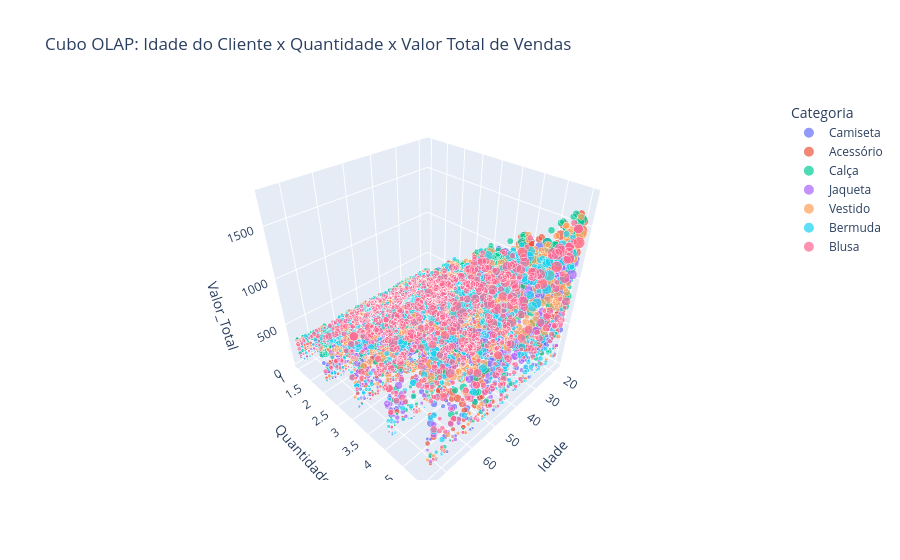

This figure's notebook cell:
### Code cell
# Consulta para estruturação do cubo tridimensional de vendas
query_cubo = """
    SELECT 
        c.idade AS Idade,
        f.quantidade AS Quantidade,
        f.valor_total AS Valor_Total,
        p.categoria AS Categoria,
        f.desconto AS Desconto
    FROM fato_vendas f
    JOIN dim_cliente c ON f.id_cliente = c.id_cliente
    JOIN dim_produto p ON f.id_produto = p.id_produto
"""

df_cubo = pd.read_sql_query(query_cubo, conn)

# Renderização do cubo OLAP em 3D
fig = px.scatter_3d(
    df_cubo,
    x='Idade',
    y='Quantidade',
    z='Valor_Total',
    color='Categoria',
    size='Desconto',
    title="Cubo OLAP: Idade do Cliente x Quantidade x Valor Total de Vendas"
)

fig.show()

### Figure 1 — Plotly figure (JSON) as saved in the notebook; plotly's stock layout.template omitted (floating-point values rounded to 4 significant figures; data arrays with more than 128 entries replaced by an {"elided": "..."} marker saying what was removed)
{"data": [{"hovertemplate": "Categoria=Camiseta<br>Idade=%{x}<br>Quantidade=%{y}<br>Valor_Total=%{z}<br>Desconto=%{marker.size}<extra></extra>", "legendgroup": "Camiseta", "marker": {"color": "#636efa", "size": {"elided": "2406 float values"}, "sizemode": "area", "sizeref": 0.6557, "symbol": "circle"}, "mode": "markers", "name": "Camiseta", "scene": "scene", "showlegend": true, "type": "scatter3d", "x": {"elided": "2406 int values"}, "y": {"elided": "2406 int values"}, "z": {"elided": "2406 float values"}}, {"hovertemplate": "Categoria=Acessório<br>Idade=%{x}<br>Quantidade=%{y}<br>Valor_Total=%{z}<br>Desconto=%{marker.size}<extra></extra>", "legendgroup": "Acessório", "marker": {"color": "#EF553B", "size": {"elided": "1876 float values"}, "sizemode": "area", "sizeref": 0.6557, "symbol": "circle"}, "mode": "markers", "name": "Acessório", "scene": "scene", "showlegend": true, "type": "scatter3d", "x": {"elided": "1876 int values"}, "y": {"elided": "1876 int values"}, "z": {"elided": "1876 float values"}}, {"hovertemplate": "Categoria=Calça<br>Idade=%{x}<br>Quantidade=%{y}<br>Valor_Total=%{z}<br>Desconto=%{marker.size}<extra></extra>", "legendgroup": "Calça", "marker": {"color": "#00cc96", "size": {"elided": "2134 float values"}, "sizemode": "area", "sizeref": 0.6557, "symbol": "circle"}, "mode": "markers", "name": "Calça", "scene": "scene", "showlegend": true, "type": "scatter3d", "x": {"elided": "2134 int values"}, "y": {"elided": "2134 int values"}, "z": {"elided": "2134 float values"}}, {"hovertemplate": "Categoria=Jaqueta<br>Idade=%{x}<br>Quantidade=%{y}<br>Valor_Total=%{z}<br>Desconto=%{marker.size}<extra></extra>", "legendgroup": "Jaqueta", "marker": {"color": "#ab63fa", "size": {"elided": "1965 float values"}, "sizemode": "area", "sizeref": 0.6557, "symbol": "circle"}, "mode": "markers", "name": "Jaqueta", "scene": "scene", "showlegend": true, "type": "scatter3d", "x": {"elided": "1965 int values"}, "y": {"elided": "1965 int values"}, "z": {"elided": "1965 float values"}}, {"hovertemplate": "Categoria=Vestido<br>Idade=%{x}<br>Quantidade=%{y}<br>Valor_Total=%{z}<br>Desconto=%{marker.size}<extra></extra>", "legendgroup": "Vestido", "marker": {"color": "#FFA15A", "size": {"elided": "1959 float values"}, "sizemode": "area", "sizeref": 0.6557, "symbol": "circle"}, "mode": "markers", "name": "Vestido", "scene": "scene", "showlegend": true, "type": "scatter3d", "x": {"elided": "1959 int values"}, "y": {"elided": "1959 int values"}, "z": {"elided": "1959 float values"}}, {"hovertemplate": "Categoria=Bermuda<br>Idade=%{x}<br>Quantidade=%{y}<br>Valor_Total=%{z}<br>Desconto=%{marker.size}<extra></extra>", "legendgroup": "Bermuda", "marker": {"color": "#19d3f3", "size": {"elided": "1814 float values"}, "sizemode": "area", "sizeref": 0.6557, "symbol": "circle"}, "mode": "markers", "name": "Bermuda", "scene": "scene", "showlegend": true, "type": "scatter3d", "x": {"elided": "1814 int values"}, "y": {"elided": "1814 int values"}, "z": {"elided": "1814 float values"}}, {"hovertemplate": "Categoria=Blusa<br>Idade=%{x}<br>Quantidade=%{y}<br>Valor_Total=%{z}<br>Desconto=%{marker.size}<extra></extra>", "legendgroup": "Blusa", "marker": {"color": "#FF6692", "size": {"elided": "2281 float values"}, "sizemode": "area", "sizeref": 0.6557, "symbol": "circle"}, "mode": "markers", "name": "Blusa", "scene": "scene", "showlegend": true, "type": "scatter3d", "x": {"elided": "2281 int values"}, "y": {"elided": "2281 int values"}, "z": {"elided": "2281 float values"}}], "layout": {"legend": {"itemsizing": "constant", "title": {"text": "Categoria"}, "tracegroupgap": 0}, "scene": {"domain": {"x": [0, 1], "y": [0, 1]}, "xaxis": {"title": {"text": "Idade"}}, "yaxis": {"title": {"text": "Quantidade"}}, "zaxis": {"title": {"text": "Valor_Total"}}}, "title": {"text": "Cubo OLAP: Idade do Cliente x Quantidade x Valor Total de Vendas"}}}
